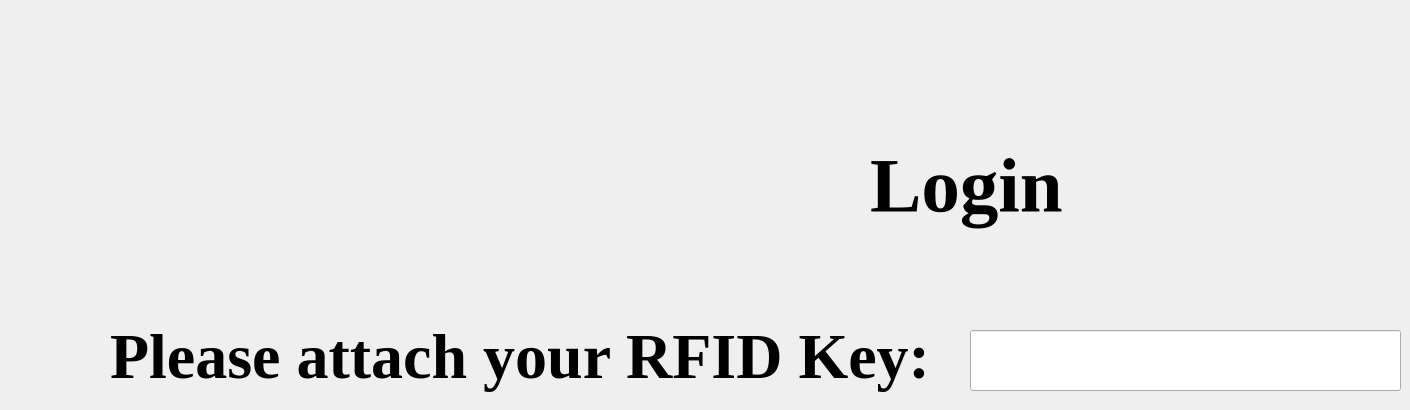
       <widget class="QWidget" name="page_2">
        <widget class="QLabel" name="label">
         <property name="geometry">
          <rect>
           <x>870</x>
           <y>100</y>
           <width>511</width>
           <height>171</height>
          </rect>
         </property>
         <property name="font">
          <font>
           <family>Times New Roman</family>
           <pointsize>58</pointsize>
           <weight>75</weight>
           <bold>true</bold>
          </font>
         </property>
         <property name="text">
          <string>Login</string>
         </property>
        </widget>
        <widget class="QLineEdit" name="lineEdit">
         <property name="geometry">
          <rect>
           <x>970</x>
           <y>330</y>
           <width>431</width>
           <height>61</height>
          </rect>
         </property>
        </widget>
        <widget class="QLabel" name="label_2">
         <property name="geometry">
          <rect>
           <x>110</x>
           <y>310</y>
           <width>841</width>
           <height>91</height>
          </rect>
         </property>
         <property name="font">
          <font>
           <family>Times New Roman</family>
           <pointsize>48</pointsize>
           <weight>75</weight>
           <bold>true</bold>
          </font>
         </property>
         <property name="text">
          <string>Please attach your RFID Key:</string>
         </property>
        </widget>
       </widget>
